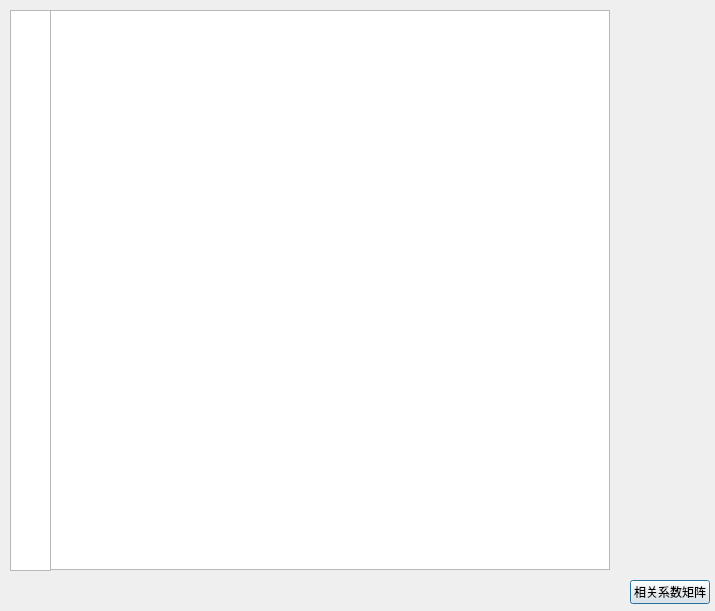
<?xml version="1.0" encoding="UTF-8"?>
<ui version="4.0">
 <class>CovarianceMatrix</class>
 <widget class="QDialog" name="CovarianceMatrix">
  <property name="geometry">
   <rect>
    <x>0</x>
    <y>0</y>
    <width>715</width>
    <height>611</height>
   </rect>
  </property>
  <property name="windowTitle">
   <string>Dialog</string>
  </property>
  <widget class="QPushButton" name="switchBtn">
   <property name="geometry">
    <rect>
     <x>630</x>
     <y>580</y>
     <width>80</width>
     <height>24</height>
    </rect>
   </property>
   <property name="text">
    <string>相关系数矩阵</string>
   </property>
  </widget>
  <widget class="QTableWidget" name="matrix">
   <property name="geometry">
    <rect>
     <x>50</x>
     <y>10</y>
     <width>560</width>
     <height>560</height>
    </rect>
   </property>
  </widget>
  <widget class="QWidget" name="verticalLayoutWidget">
   <property name="geometry">
    <rect>
     <x>620</x>
     <y>10</y>
     <width>31</width>
     <height>561</height>
    </rect>
   </property>
   <layout class="QVBoxLayout" name="colorLayout"/>
  </widget>
  <widget class="QWidget" name="horizontalLayoutWidget_2">
   <property name="geometry">
    <rect>
     <x>650</x>
     <y>10</y>
     <width>51</width>
     <height>561</height>
    </rect>
   </property>
   <layout class="QHBoxLayout" name="scaleMarkLayout"/>
  </widget>
  <widget class="QWidget" name="labelWidget" native="true">
   <property name="geometry">
    <rect>
     <x>50</x>
     <y>570</y>
     <width>581</width>
     <height>41</height>
    </rect>
   </property>
   <widget class="QWidget" name="horizontalLayoutWidget">
    <property name="geometry">
     <rect>
      <x>0</x>
      <y>0</y>
      <width>561</width>
      <height>31</height>
     </rect>
    </property>
    <layout class="QHBoxLayout" name="horizontalLayout"/>
   </widget>
  </widget>
  <widget class="QGraphicsView" name="graphicsView">
   <property name="geometry">
    <rect>
     <x>10</x>
     <y>10</y>
     <width>41</width>
     <height>561</height>
    </rect>
   </property>
  </widget>
 </widget>
 <resources/>
 <connections/>
</ui>
